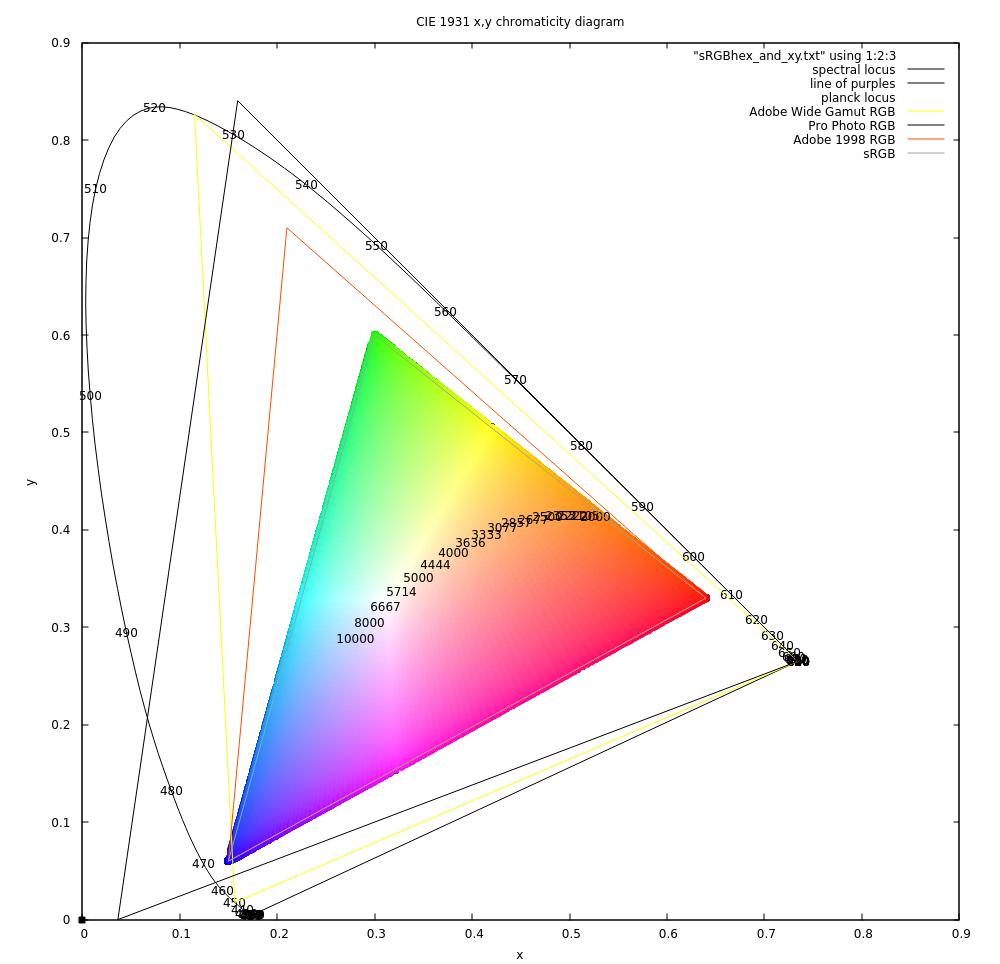

Here is the gnuplot script that generated this plot:
set terminal qt size 1000,1000
set title "CIE 1931 x,y chromaticity diagram"
set xrange [0:0.9]
set yrange [0:0.9]
set xlabel "x"
set ylabel "y"
set size square
set mouse
plot "sRGBhex_and_xy.txt" using 1:2:3 with points pt 5 linecolor rgb variable, "visual_xy_locus.txt" using 2:3 with lines title "spectral locus" linecolor -1, "xy_lineofpurples.txt" using 2:3 with lines title "line of purples" linecolor -1, "visual_xy_locus_labels.txt" using 2:3:1 with labels notitle, "planck_xy_locus.txt" using 2:3:1 with labels title "planck locus", "Adobe_Wide_Gamut_RGB_xy_primaries.txt" using 1:2 with lines title "Adobe Wide Gamut RGB", "ProPhotoRGB_xy_primaries.txt" using 1:2 with lines title "Pro Photo RGB", "Abobe_1998_RGB_xy_primaries.txt" using 1:2 with lines title "Adobe 1998 RGB","sRGB_xy_primaries.txt" using 1:2 with lines title "sRGB"
